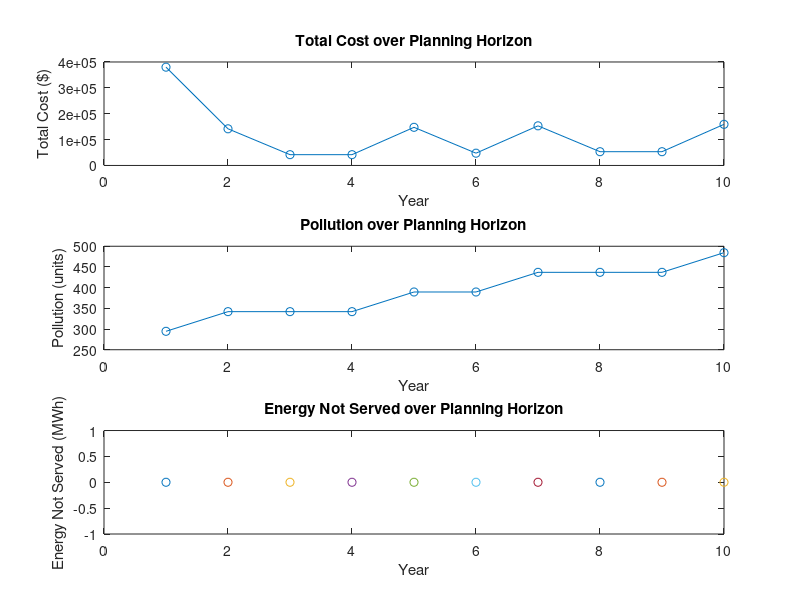

Reproduce this figure in MATLAB.
clc; clear; close all;

% Generation Expansion Planning Script

% Define Parameters
num_years = 10; % Planning horizon in years
num_plants = 3; % Number of potential new plants
initial_capacity = [100, 150, 200]; % Initial capacity of existing plants (MW)
inv_cost = [1000, 800, 1200]; % Investment cost for new plants ($/MW)
fuel_cost = [50, 60, 45]; % Fuel cost for plants ($/MWh)
o_m_cost = [10, 12, 8]; % Operation & maintenance cost ($/MWh)
pollution_limit = [1000, 800, 1200]; % Pollution limit (units)
demand_growth = 0.05; % Annual demand growth rate
initial_demand = 500; % Initial demand (MW)
pollution_rate = [0.5, 0.7, 0.4]; % Pollution rate per plant (units/MWh)
FOR = [0.05, 0.08, 0.06]; % Forced outage rate
reserve_percentage = 15; % Reserve percentage
LOLP_max = 0.1; % Maximum acceptable LOLP
Cost_ENSt = 1000; % Cost of energy not served (R/MWh)

% Initialize variables
capacity = initial_capacity;
demand = initial_demand;
total_cost = zeros(1, num_years);
pollution = zeros(1, num_years);

% Define constraints
fuel_constraint = 10000; % Maximum fuel usage (units)
fuel_usage = [0.8, 0.9, 0.7]; % Fuel usage (units/MWh)
pollution_types = 1; % Number of pollution types

% Loop over planning horizon
for year = 1:num_years
    % Calculate annual demand
    demand = demand * (1 + demand_growth);
    required_reserve = demand * reserve_percentage / 100;
    available_capacity = sum(capacity) - sum(FOR .* capacity);
    
    % Initialize annual costs
    Cinv = 0;
    Cfuel = 0;
    Co_m = 0;
    CENS = 0;
    
    % Determine if new capacity is needed
    if available_capacity < demand + required_reserve
        % Add new plant (for simplicity, add first plant that meets the criteria)
        for i = 1:num_plants
            if available_capacity + initial_capacity(i) >= demand + required_reserve
                capacity(i) = capacity(i) + initial_capacity(i);
                Cinv = Cinv + inv_cost(i) * initial_capacity(i);
                break;
            end
        end
    end
    
    % Calculate annual costs and pollution
    for i = 1:num_plants
        energy_output = capacity(i) * (1 - FOR(i));
        Cfuel = Cfuel + fuel_cost(i) * energy_output;
        Co_m = Co_m + o_m_cost(i) * capacity(i);
        pollution(year) = pollution(year) + pollution_rate(i) * energy_output;
    end
    
    % Check pollution constraint
    if any(pollution(year) > pollution_limit)
        warning('Pollution limit exceeded in year %d', year);
    end
    
    % Check fuel constraint
    if sum(fuel_usage .* capacity) > fuel_constraint
        warning('Fuel constraint exceeded in year %d', year);
    end
    
    % Calculate ENS and its cost
    if available_capacity < demand
        ENS = demand - available_capacity;
        CENS = Cost_ENSt * ENS;
    else
        ENS = 0;
    end
    
    % Calculate total cost
    Ctotal = Cinv + Cfuel + Co_m + CENS;
    total_cost(year) = Ctotal;
    
    % Display annual results
    fprintf('Year %d: Total Cost = $%.2f, Pollution = %.2f units, ENS = %.2f MWh\n', year, Ctotal, pollution(year), ENS);
end

% Plot results
figure;
subplot(3,1,1);
plot(1:num_years, total_cost, '-o');
xlabel('Year');
ylabel('Total Cost ($)');
title('Total Cost over Planning Horizon');

subplot(3,1,2);
plot(1:num_years, pollution, '-o');
xlabel('Year');
ylabel('Pollution (units)');
title('Pollution over Planning Horizon');

subplot(3,1,3);
plot(1:num_years, ENS, '-o');
xlabel('Year');
ylabel('Energy Not Served (MWh)');
title('Energy Not Served over Planning Horizon');